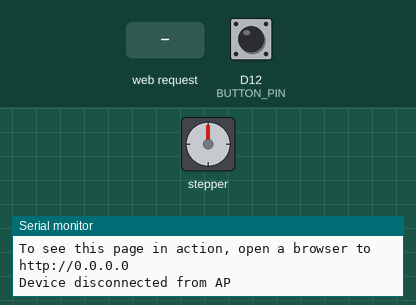
Simulated run of this sketch. Board: Arduino MKR. Parts: stepper motor, the last lines printed to the serial monitor. Inputs (shaded band) come from the test bench; at power-on: D12 (BUTTON_PIN) LOW. Stepper angles assume 1000 steps per turn.

Above: at 11.2 s.
11.3 s: HTTP request GET /start received
At 14.2 s:
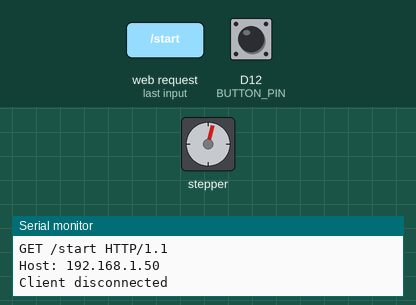
14.3 s: HTTP request GET /stop received
At 15.3 s:
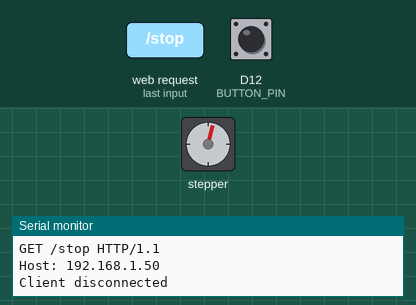
15.8 s: D12 (BUTTON_PIN) pulled HIGH for 0.15 s
At 21.7 s:
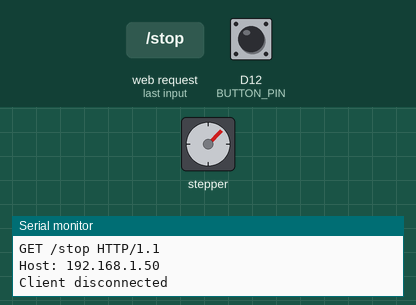
21.8 s: D12 (BUTTON_PIN) pulled HIGH for 1 s
At 22.6 s:
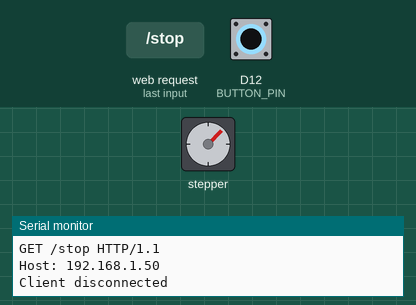
24.3 s: D12 (BUTTON_PIN) pulled HIGH for 0.15 s
At 27.29 s:
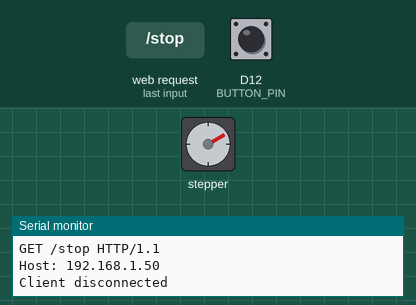
Timing chart, 0 to 32.7 s (numbered marks = the images above; inputs shaded):
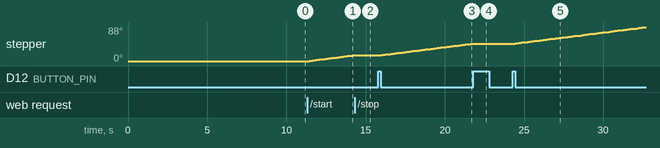

The sketch:

MotorControlViaWiFi_02.ino
```cpp
#include <Stepper.h>
#include <WiFiNINA.h>

const int stepsPerRevolution = 1000; // Anzahl der Schritte pro Umdrehung
#define BUTTON_PIN 12 // Taster-Pin

// Definieren Sie die Pins für den Schrittmotor
const int motorPins[4] = {8, 9, 10, 11};

// Erstellen Sie eine Instanz des Stepper-Objekts
Stepper myStepper(stepsPerRevolution, motorPins[0], motorPins[1], motorPins[2], motorPins[3]);

char ssid[] = "ArduinoAP";        // Your network SSID (name)
char pass[] = "testArduino25";    // Your network password

int status = WL_IDLE_STATUS;
WiFiServer server(80);
bool motorRunning = false;

void setup() {
    Serial.begin(9600);
    pinMode(BUTTON_PIN, INPUT);
    myStepper.setSpeed(1); // Maximalgeschwindigkeit in Schritten pro Sekunde
    if (WiFi.status() == WL_NO_MODULE) {
        Serial.println("Communication with WiFi module failed!");
        while (true);
    }

    String fv = WiFi.firmwareVersion();
    if (fv < WIFI_FIRMWARE_LATEST_VERSION) {
        Serial.println("Please upgrade the firmware");
    }

    Serial.print("Creating access point named: ");
    Serial.println(ssid);

    status = WiFi.beginAP(ssid, pass);
    if (status != WL_AP_LISTENING) {
        Serial.println("Creating access point failed");
        while (true);
    }

    delay(10000); // wait for connection

    server.begin();
    printWiFiStatus();

}

void loop() {
     // Check the button state
    if (digitalRead(BUTTON_PIN) == HIGH) { // Button pressed
        delay(50); // debounce delay
        if (digitalRead(BUTTON_PIN) == HIGH) { // Check again after debounce
             motorRunning = !motorRunning;

            // Status ändern, um die AJAX-Anfragen richtig zu bedienen
            while (digitalRead(BUTTON_PIN) == HIGH); // Kurze Verzögerung, um die Schaltlogik abzukapseln
        }
    }

    // Update WiFi status
    if (status != WiFi.status()) {
        status = WiFi.status();
        if (status == WL_AP_CONNECTED) {
            Serial.println("Device connected to AP");
        } else {
            Serial.println("Device disconnected from AP");
        }
    }

    WiFiClient client = server.available(); // Listen for incoming clients

    if (client) { // If you get a client,
        Serial.println("New client");
        String currentLine = ""; // Hold incoming data from the client

        while (client.connected()) { // Loop while the client is connected
            if (client.available()) { // If there's bytes to read from the client,
                char c = client.read(); // Read a byte
                Serial.write(c); // Print it out the serial monitor

                if (c == '\n') { // If the byte is a newline character
                    // If currentLine is blank, send a response
                    if (currentLine.length() == 0) {
                        // Send an HTTP response header
                        client.println("HTTP/1.1 200 OK");
                        client.println("Content-type:text/html");
                        client.println();

                        // Send HTML page
                        client.println("<!DOCTYPE html><html><head><title>Step Motor Controller</title></head><body>");
                        client.println("<h1>Step Motor Control</h1>");
                        client.println("<p>Click <a href=\"/start\">here</a> to start the motor</p>");
                        client.println("<p>Click <a href=\"/stop\">here</a> to stop the motor</p>");
                        client.println("Current motor status: ");
                        client.print(motorRunning ? "Running" : "Stopped");
                        client.println("</p>");

                        // JavaScript for automatic status refresh
                        client.println("<script>");
                        client.println("setInterval(function() {");
                        client.println("  var xhr = new XMLHttpRequest();");
                        client.println("  xhr.onreadystatechange = function() {");
                        client.println("    if (xhr.readyState == 4 && xhr.status == 200) {");
                        client.println("      document.getElementById('motorStatus').innerHTML = xhr.responseText;");
                        client.println("    }");
                        client.println("  };");
                        client.println("  xhr.open('GET', '/status', true);");
                        client.println("  xhr.send();");
                        client.println("}, 2000);"); // Update every 2 seconds
                        client.println("</script>");

                        client.println("</body></html>");

                        break; // Exit the while loop
                    } else {
                        currentLine = ""; // Clear the current line
                    }
                } else if (c != '\r') {
                    currentLine += c;
                }

                // Process requests to start or stop the motor
                if (currentLine.endsWith("GET /start")) {
                    motorRunning = true; // Start the motor
                }
                if (currentLine.endsWith("GET /stop")) {
                    motorRunning = false; // Stop the motor
                }

            }
        }
        client.stop(); // Close the client connection
        Serial.println("Client disconnected");

    }
     // Motorsteuerung basierend auf motorRunning
    if (motorRunning) {
        myStepper.step(1); // Move the motor one step
        delay(10); // Delay for smoother movement
    }

     // Serve status request if available
    if (client.connected()) {
      // Only check for status requests if client is still connected
      String request = client.readStringUntil('\n');
        if (request.startsWith("GET /status")) {
            client.print(motorRunning ? "Running" : "Stopped");
            client.stop();
        }

    }
}


void printWiFiStatus() {
    Serial.print("SSID: ");
    Serial.println(WiFi.SSID());

    IPAddress ip = WiFi.localIP();
    Serial.print("IP Address: ");
    Serial.println(ip);

    Serial.print("To see this page in action, open a browser to http://");
    Serial.println(ip);
}
```

Measured:
- after the input at 11.3 s, stepper: keeps turning clockwise at about 5°/s, starting after 0.14 s
- after the input at 14.3 s, stepper: stops changing and stays 15°
- after the input at 15.8 s, stepper: keeps turning clockwise at about 5°/s, starting after 0.22 s
- after the input at 21.8 s, stepper: stops changing and stays 45°
- after the input at 24.3 s, stepper: keeps turning clockwise at about 5°/s, starting after 0.15 s
